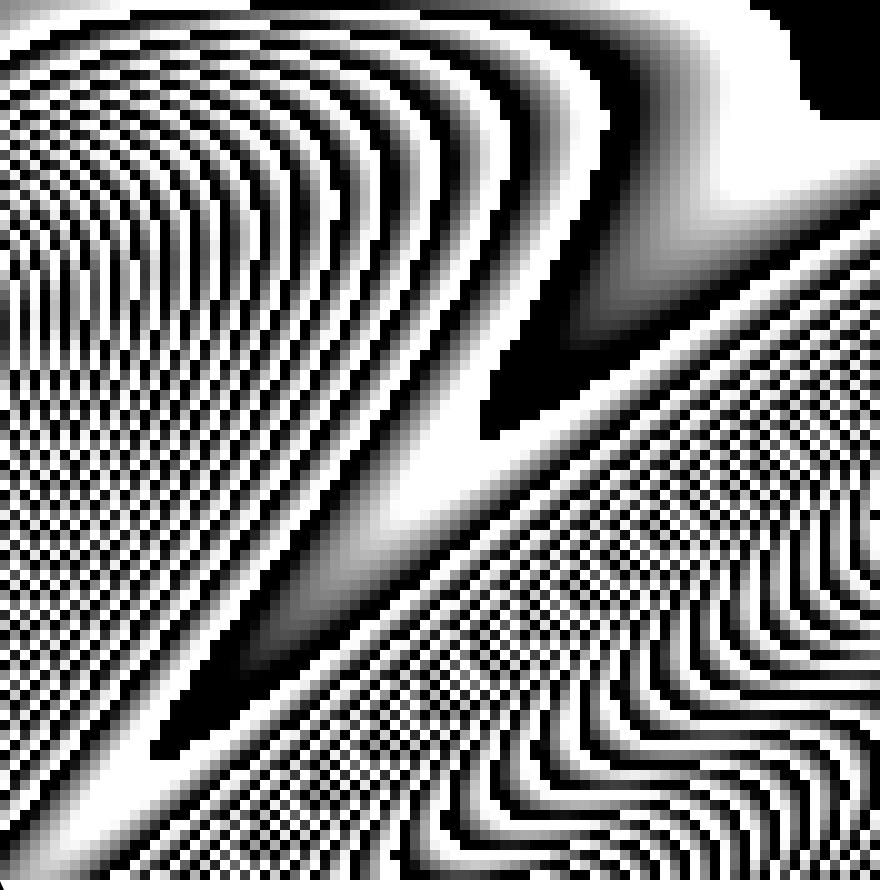
Frame 1 (no input)
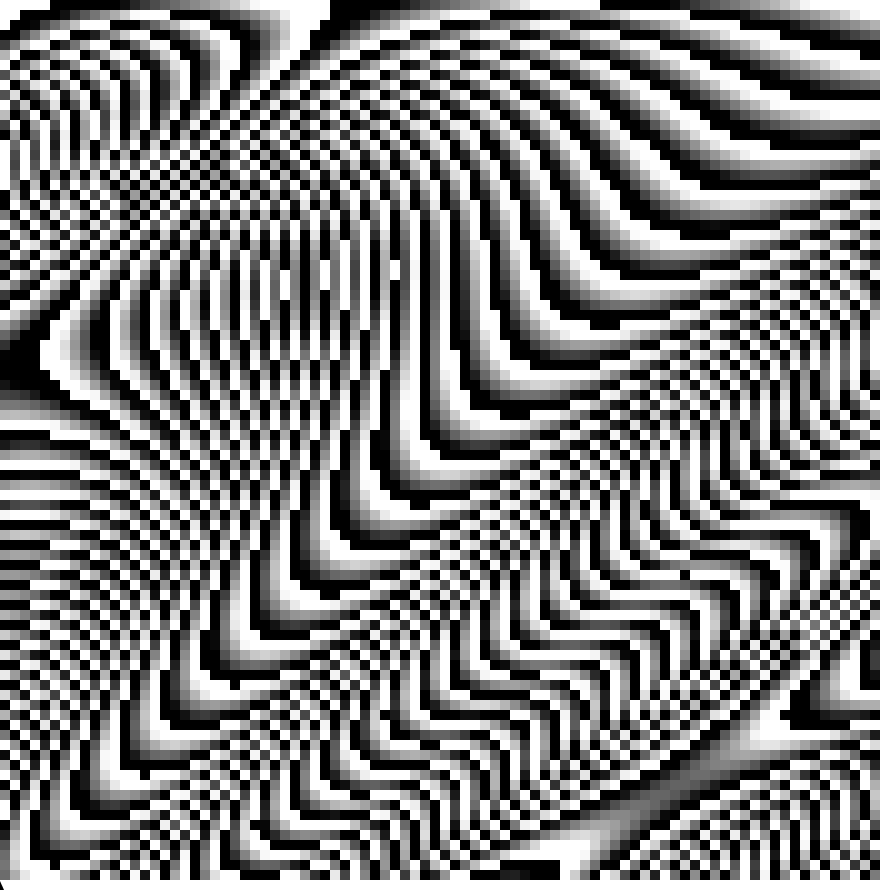
Frame 60 (no input)
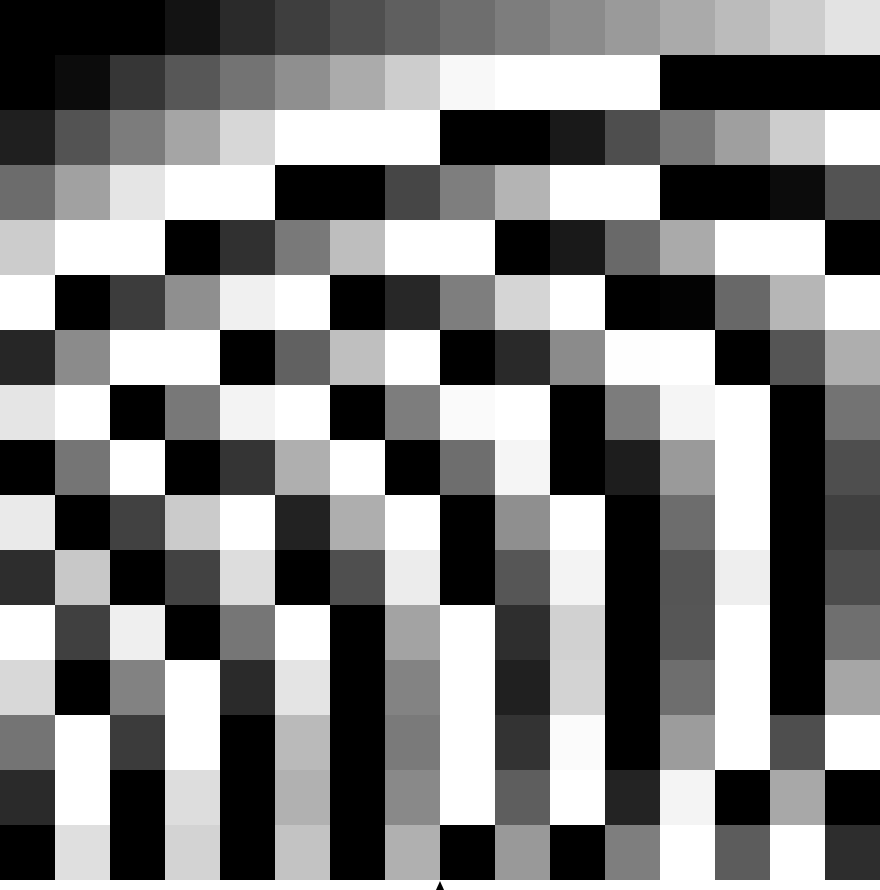
Frame 120 (the mouse pressed at the canvas centre since frame 60)

The p5.js sketch that drew these frames (run headless with seeded random() and noise() and a simulated clock; from frame 60 on, the mouse is pressed at the canvas centre):

// p5.js sketch
// ── sketch.js
// 2026-11-14
let tileSize = 30;

function setup() {
    createCanvas(880, 890);
}

function draw() {
    background(255);
    noStroke();

    let tilesX = Math.ceil(width / tileSize);
    let tilesY = Math.ceil((height - 10) / tileSize);

    let tilesW = width / tilesX;
    let tilesH = (height - 10) / tilesY;


    let a = map(sin(radians(frameCount)), -1, 1, 0, 7);

    for (let y = 0; y < tilesY; y++) {
        for (let x = 0; x < tilesX; x++) {
            push();
            let b = map(sin(radians(x + y)), -1, 1, -50, 50);
            let c = map(tan(radians(frameCount * 4 + a * x + a * y * b)), -1, 1, 0, 255);
            fill(c);
            rect(x * tilesW, y * tilesH, tilesW, tilesH);
            pop();
        }
    }
    drawIndicator();
}

function drawIndicator() {
    let x = map(tileSize, 10, 100, 0, width);

    if (frameCount % 60 < 30) {
        fill(0);
        push();
        noStroke();
        triangle(x, height - 9,
            x - 4, height,
            x + 4, height);
        pop();
    }
}

function mouseMoved() {
    tileSize = constrain(map(mouseX, 0, width, 10, 100), 10, 100);
}

function mousePressed() {
    if (isLooping()) {
        noLoop();
    } else {
        loop();
    }
}
// ── note.html
<p><b>Mosaic wave</b> [interactive]</p>
<p style="font-size: 12px;"> Move the mouse left and right to change the tile size. <br>
Click the canvas to freeze time.</p>
